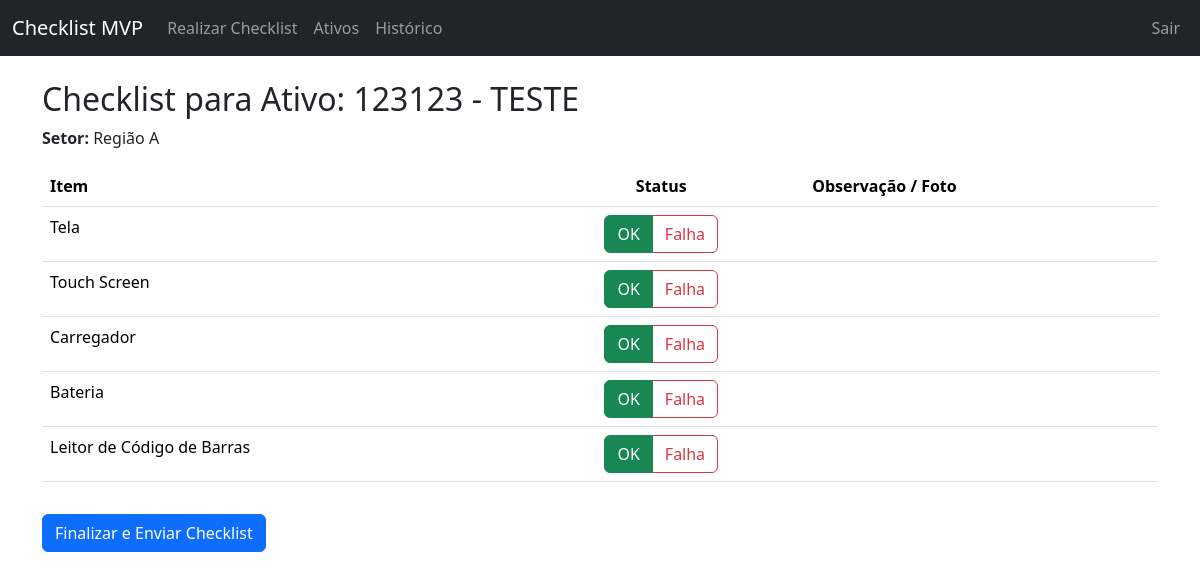
/checklist/1 (signed in), run on the app's committed database.
### app/models.py (models this page shows, shortened)
class Ativo(db.Model):
    id = db.Column(db.Integer, primary_key=True)
    codigo = db.Column(db.String(64), index=True, unique=True)
    descricao = db.Column(db.String(200))
    setor = db.Column(db.String(120))

class ItemTemplate(db.Model):
    id = db.Column(db.Integer, primary_key=True)
    descricao = db.Column(db.String(200), unique=True, nullable=False)

### app/routes.py (the view, shortened to what this page needs)
@app.route('/checklist/<int:ativo_id>', methods=['GET', 'POST'])
@login_required
def checklist(ativo_id):
    ativo = Ativo.query.get_or_404(ativo_id)
    itens_template = ItemTemplate.query.all()
    return render_template('checklist.html', ativo=ativo, itens_template=itens_template)

### app/models.py (called while the page is built)
@login.user_loader
def load_user(id):
    return Usuario.query.get(int(id))

### app/templates/checklist.html (shortened to what this page needs)
{% extends "base.html" %}
{% block content %}
<h2>Checklist para Ativo: {{ ativo.codigo }} - {{ ativo.descricao }}</h2>
<p><strong>Setor:</strong> {{ ativo.setor }}</p>
<form method="POST" enctype="multipart/form-data">
    <table class="table">
        <thead>
            <tr>
                <th>Item</th>
                <th class="text-center">Status</th>
                <th>Observação / Foto</th>
            </tr>
        </thead>
        <tbody>
            {% for item in itens_template %}
            <tr>
                <td>{{ item.descricao }}</td>
                <td class="text-center">
                    <div class="btn-group" role="group">
                        <label class="btn btn-outline-success" for="ok_{{ item.id }}">OK</label>
                        <label class="btn btn-outline-danger" for="falha_{{ item.id }}">Falha</label>
                    </div>
                </td>
                <td>
                </td>
            </tr>
            {% endfor %}
        </tbody>
    </table>
    <button type="submit" class="btn btn-primary mt-3">Finalizar e Enviar Checklist</button>
</form>
{% endblock %}

### data on the page
Ativo: codigo "123123", descricao "TESTE", setor "Região A"
ItemTemplate: descricao "Tela"
ItemTemplate: descricao "Touch Screen"
ItemTemplate: descricao "Carregador"
ItemTemplate: descricao "Bateria"
ItemTemplate: descricao "Leitor de Código de Barras"
